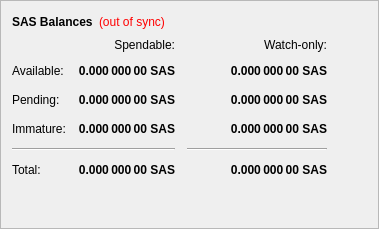
        <widget class="QFrame" name="frame">
         <property name="frameShape">
          <enum>QFrame::StyledPanel</enum>
         </property>
         <property name="frameShadow">
          <enum>QFrame::Raised</enum>
         </property>
         <layout class="QVBoxLayout" name="verticalLayout_4">
          <item>
           <layout class="QHBoxLayout" name="horizontalLayout_4">
            <item>
             <widget class="QLabel" name="label_5">
              <property name="font">
               <font>
                <weight>75</weight>
                <bold>true</bold>
               </font>
              </property>
              <property name="text">
               <string>SAS Balances</string>
              </property>
             </widget>
            </item>
            <item>
             <widget class="QLabel" name="labelWalletStatus">
              <property name="cursor">
               <cursorShape>WhatsThisCursor</cursorShape>
              </property>
              <property name="toolTip">
               <string>The displayed information may be out of date. Your wallet automatically synchronizes with the SasCoin network after a connection is established, but this process has not completed yet.</string>
              </property>
              <property name="styleSheet">
               <string notr="true">QLabel { color: red; }</string>
              </property>
              <property name="text">
               <string notr="true">(out of sync)</string>
              </property>
              <property name="alignment">
               <set>Qt::AlignLeading|Qt::AlignLeft|Qt::AlignVCenter</set>
              </property>
             </widget>
            </item>
            <item>
             <spacer name="horizontalSpacer_3">
              <property name="orientation">
               <enum>Qt::Horizontal</enum>
              </property>
              <property name="sizeHint" stdset="0">
               <size>
                <width>40</width>
                <height>20</height>
               </size>
              </property>
             </spacer>
            </item>
           </layout>
          </item>
          <item>
           <layout class="QGridLayout" name="gridLayout">
            <property name="spacing">
             <number>12</number>
            </property>
            <item row="2" column="2">
             <widget class="QLabel" name="labelWatchPending">
              <property name="font">
               <font>
                <weight>75</weight>
                <bold>true</bold>
               </font>
              </property>
              <property name="cursor">
               <cursorShape>IBeamCursor</cursorShape>
              </property>
              <property name="toolTip">
               <string>Unconfirmed transactions to watch-only addresses</string>
              </property>
              <property name="text">
               <string notr="true">0.000 000 00 SAS</string>
              </property>
              <property name="alignment">
               <set>Qt::AlignRight|Qt::AlignTrailing|Qt::AlignVCenter</set>
              </property>
              <property name="textInteractionFlags">
               <set>Qt::LinksAccessibleByMouse|Qt::TextSelectableByKeyboard|Qt::TextSelectableByMouse</set>
              </property>
             </widget>
            </item>
            <item row="2" column="1">
             <widget class="QLabel" name="labelUnconfirmed">
              <property name="font">
               <font>
                <weight>75</weight>
                <bold>true</bold>
               </font>
              </property>
              <property name="cursor">
               <cursorShape>IBeamCursor</cursorShape>
              </property>
              <property name="toolTip">
               <string>Total of transactions that have yet to be confirmed, and do not yet count toward the spendable balance</string>
              </property>
              <property name="text">
               <string notr="true">0.000 000 00 SAS</string>
              </property>
              <property name="alignment">
               <set>Qt::AlignRight|Qt::AlignTrailing|Qt::AlignVCenter</set>
              </property>
              <property name="textInteractionFlags">
               <set>Qt::LinksAccessibleByMouse|Qt::TextSelectableByKeyboard|Qt::TextSelectableByMouse</set>
              </property>
             </widget>
            </item>
            <item row="3" column="2">
             <widget class="QLabel" name="labelWatchImmature">
              <property name="font">
               <font>
                <weight>75</weight>
                <bold>true</bold>
               </font>
              </property>
              <property name="cursor">
               <cursorShape>IBeamCursor</cursorShape>
              </property>
              <property name="toolTip">
               <string>Staked or masternode rewards in watch-only addresses that has not yet matured</string>
              </property>
              <property name="text">
               <string notr="true">0.000 000 00 SAS</string>
              </property>
              <property name="alignment">
               <set>Qt::AlignRight|Qt::AlignTrailing|Qt::AlignVCenter</set>
              </property>
              <property name="textInteractionFlags">
               <set>Qt::LinksAccessibleByMouse|Qt::TextSelectableByKeyboard|Qt::TextSelectableByMouse</set>
              </property>
             </widget>
            </item>
            <item row="4" column="0" colspan="2">
             <widget class="Line" name="lineSpendableBalance">
              <property name="orientation">
               <enum>Qt::Horizontal</enum>
              </property>
             </widget>
            </item>
            <item row="4" column="2">
             <widget class="Line" name="lineWatchBalance">
              <property name="sizePolicy">
               <sizepolicy hsizetype="Preferred" vsizetype="Fixed">
                <horstretch>0</horstretch>
                <verstretch>0</verstretch>
               </sizepolicy>
              </property>
              <property name="minimumSize">
               <size>
                <width>140</width>
                <height>0</height>
               </size>
              </property>
              <property name="orientation">
               <enum>Qt::Horizontal</enum>
              </property>
             </widget>
            </item>
            <item row="5" column="0">
             <widget class="QLabel" name="labelTotalText">
              <property name="text">
               <string>Total:</string>
              </property>
             </widget>
            </item>
            <item row="3" column="1">
             <widget class="QLabel" name="labelImmature">
              <property name="font">
               <font>
                <weight>75</weight>
                <bold>true</bold>
               </font>
              </property>
              <property name="cursor">
               <cursorShape>IBeamCursor</cursorShape>
              </property>
              <property name="toolTip">
               <string>Staked or masternode rewards that has not yet matured</string>
              </property>
              <property name="text">
               <string notr="true">0.000 000 00 SAS</string>
              </property>
              <property name="alignment">
               <set>Qt::AlignRight|Qt::AlignTrailing|Qt::AlignVCenter</set>
              </property>
              <property name="textInteractionFlags">
               <set>Qt::LinksAccessibleByMouse|Qt::TextSelectableByKeyboard|Qt::TextSelectableByMouse</set>
              </property>
             </widget>
            </item>
            <item row="2" column="3">
             <spacer name="horizontalSpacer_2">
              <property name="orientation">
               <enum>Qt::Horizontal</enum>
              </property>
              <property name="sizeHint" stdset="0">
               <size>
                <width>40</width>
                <height>20</height>
               </size>
              </property>
             </spacer>
            </item>
            <item row="3" column="0">
             <widget class="QLabel" name="labelImmatureText">
              <property name="text">
               <string>Immature:</string>
              </property>
             </widget>
            </item>
            <item row="5" column="1">
             <widget class="QLabel" name="labelTotal">
              <property name="font">
               <font>
                <weight>75</weight>
                <bold>true</bold>
               </font>
              </property>
              <property name="cursor">
               <cursorShape>IBeamCursor</cursorShape>
              </property>
              <property name="toolTip">
               <string>Your current total balance</string>
              </property>
              <property name="text">
               <string notr="true">0.000 000 00 SAS</string>
              </property>
              <property name="alignment">
               <set>Qt::AlignRight|Qt::AlignTrailing|Qt::AlignVCenter</set>
              </property>
              <property name="textInteractionFlags">
               <set>Qt::LinksAccessibleByMouse|Qt::TextSelectableByKeyboard|Qt::TextSelectableByMouse</set>
              </property>
             </widget>
            </item>
            <item row="5" column="2">
             <widget class="QLabel" name="labelWatchTotal">
              <property name="font">
               <font>
                <weight>75</weight>
                <bold>true</bold>
               </font>
              </property>
              <property name="cursor">
               <cursorShape>IBeamCursor</cursorShape>
              </property>
              <property name="toolTip">
               <string>Current total balance in watch-only addresses</string>
              </property>
              <property name="text">
               <string notr="true">0.000 000 00 SAS</string>
              </property>
              <property name="alignment">
               <set>Qt::AlignRight|Qt::AlignTrailing|Qt::AlignVCenter</set>
              </property>
              <property name="textInteractionFlags">
               <set>Qt::LinksAccessibleByMouse|Qt::TextSelectableByKeyboard|Qt::TextSelectableByMouse</set>
              </property>
             </widget>
            </item>
            <item row="0" column="2">
             <widget class="QLabel" name="labelWatchonly">
              <property name="text">
               <string>Watch-only:</string>
              </property>
              <property name="alignment">
               <set>Qt::AlignRight|Qt::AlignTrailing|Qt::AlignVCenter</set>
              </property>
             </widget>
            </item>
            <item row="1" column="0">
             <widget class="QLabel" name="labelBalanceText">
              <property name="text">
               <string>Available:</string>
              </property>
             </widget>
            </item>
            <item row="1" column="1">
             <widget class="QLabel" name="labelBalance">
              <property name="font">
               <font>
                <weight>75</weight>
                <bold>true</bold>
               </font>
              </property>
              <property name="cursor">
               <cursorShape>IBeamCursor</cursorShape>
              </property>
              <property name="toolTip">
               <string>Your current spendable balance</string>
              </property>
              <property name="text">
               <string notr="true">0.000 000 00 SAS</string>
              </property>
              <property name="alignment">
               <set>Qt::AlignRight|Qt::AlignTrailing|Qt::AlignVCenter</set>
              </property>
              <property name="textInteractionFlags">
               <set>Qt::LinksAccessibleByMouse|Qt::TextSelectableByKeyboard|Qt::TextSelectableByMouse</set>
              </property>
             </widget>
            </item>
            <item row="1" column="2">
             <widget class="QLabel" name="labelWatchAvailable">
              <property name="font">
               <font>
                <weight>75</weight>
                <bold>true</bold>
               </font>
              </property>
              <property name="cursor">
               <cursorShape>IBeamCursor</cursorShape>
              </property>
              <property name="toolTip">
               <string>Your current balance in watch-only addresses</string>
              </property>
              <property name="text">
               <string notr="true">0.000 000 00 SAS</string>
              </property>
              <property name="alignment">
               <set>Qt::AlignRight|Qt::AlignTrailing|Qt::AlignVCenter</set>
              </property>
              <property name="textInteractionFlags">
               <set>Qt::LinksAccessibleByMouse|Qt::TextSelectableByKeyboard|Qt::TextSelectableByMouse</set>
              </property>
             </widget>
            </item>
            <item row="2" column="0">
             <widget class="QLabel" name="labelPendingText">
              <property name="text">
               <string>Pending:</string>
              </property>
             </widget>
            </item>
            <item row="0" column="1">
             <widget class="QLabel" name="labelSpendable">
              <property name="text">
               <string>Spendable:</string>
              </property>
              <property name="alignment">
               <set>Qt::AlignRight|Qt::AlignTrailing|Qt::AlignVCenter</set>
              </property>
             </widget>
            </item>
           </layout>
          </item>
          <item>
           <spacer name="verticalSpacer_4">
            <property name="orientation">
             <enum>Qt::Vertical</enum>
            </property>
            <property name="sizeHint" stdset="0">
             <size>
              <width>20</width>
              <height>40</height>
             </size>
            </property>
           </spacer>
          </item>
         </layout>
        </widget>
